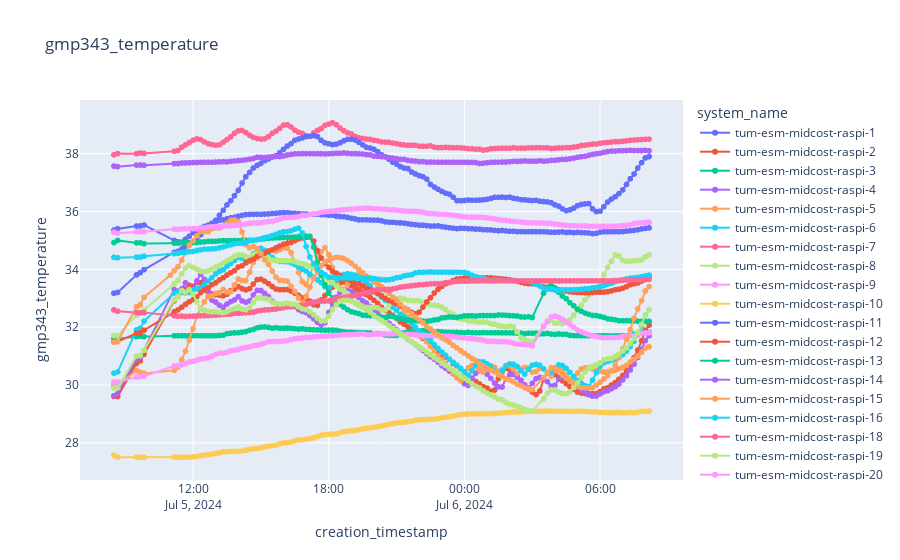

The notebook cell this image was saved under:
### Code cell
plot_sensor_measurement(df,sensor_id,col_name="gmp343_temperature",filter=filter)

### Figure 1 — Plotly figure (JSON) as saved in the notebook; plotly's stock layout.template omitted (floating-point values rounded to 4 significant figures; data arrays with more than 128 entries replaced by an {"elided": "..."} marker saying what was removed)
{"data": [{"hovertemplate": "system_name=tum-esm-midcost-raspi-1<br>creation_timestamp=%{x}<br>gmp343_temperature=%{y}<extra></extra>", "legendgroup": "tum-esm-midcost-raspi-1", "line": {"color": "#636efa", "dash": "solid"}, "marker": {"symbol": "circle"}, "mode": "lines+markers", "name": "tum-esm-midcost-raspi-1", "showlegend": true, "type": "scattergl", "x": {"elided": "132 str values"}, "xaxis": "x", "y": {"elided": "132 float values"}, "yaxis": "y"}, {"hovertemplate": "system_name=tum-esm-midcost-raspi-2<br>creation_timestamp=%{x}<br>gmp343_temperature=%{y}<extra></extra>", "legendgroup": "tum-esm-midcost-raspi-2", "line": {"color": "#EF553B", "dash": "solid"}, "marker": {"symbol": "circle"}, "mode": "lines+markers", "name": "tum-esm-midcost-raspi-2", "showlegend": true, "type": "scattergl", "x": {"elided": "132 str values"}, "xaxis": "x", "y": {"elided": "132 float values"}, "yaxis": "y"}, {"hovertemplate": "system_name=tum-esm-midcost-raspi-3<br>creation_timestamp=%{x}<br>gmp343_temperature=%{y}<extra></extra>", "legendgroup": "tum-esm-midcost-raspi-3", "line": {"color": "#00cc96", "dash": "solid"}, "marker": {"symbol": "circle"}, "mode": "lines+markers", "name": "tum-esm-midcost-raspi-3", "showlegend": true, "type": "scattergl", "x": {"elided": "132 str values"}, "xaxis": "x", "y": {"elided": "132 float values"}, "yaxis": "y"}, {"hovertemplate": "system_name=tum-esm-midcost-raspi-4<br>creation_timestamp=%{x}<br>gmp343_temperature=%{y}<extra></extra>", "legendgroup": "tum-esm-midcost-raspi-4", "line": {"color": "#ab63fa", "dash": "solid"}, "marker": {"symbol": "circle"}, "mode": "lines+markers", "name": "tum-esm-midcost-raspi-4", "showlegend": true, "type": "scattergl", "x": {"elided": "132 str values"}, "xaxis": "x", "y": {"elided": "132 float values"}, "yaxis": "y"}, {"hovertemplate": "system_name=tum-esm-midcost-raspi-5<br>creation_timestamp=%{x}<br>gmp343_temperature=%{y}<extra></extra>", "legendgroup": "tum-esm-midcost-raspi-5", "line": {"color": "#FFA15A", "dash": "solid"}, "marker": {"symbol": "circle"}, "mode": "lines+markers", "name": "tum-esm-midcost-raspi-5", "showlegend": true, "type": "scattergl", "x": {"elided": "132 str values"}, "xaxis": "x", "y": {"elided": "132 float values"}, "yaxis": "y"}, {"hovertemplate": "system_name=tum-esm-midcost-raspi-6<br>creation_timestamp=%{x}<br>gmp343_temperature=%{y}<extra></extra>", "legendgroup": "tum-esm-midcost-raspi-6", "line": {"color": "#19d3f3", "dash": "solid"}, "marker": {"symbol": "circle"}, "mode": "lines+markers", "name": "tum-esm-midcost-raspi-6", "showlegend": true, "type": "scattergl", "x": {"elided": "132 str values"}, "xaxis": "x", "y": {"elided": "132 float values"}, "yaxis": "y"}, {"hovertemplate": "system_name=tum-esm-midcost-raspi-7<br>creation_timestamp=%{x}<br>gmp343_temperature=%{y}<extra></extra>", "legendgroup": "tum-esm-midcost-raspi-7", "line": {"color": "#FF6692", "dash": "solid"}, "marker": {"symbol": "circle"}, "mode": "lines+markers", "name": "tum-esm-midcost-raspi-7", "showlegend": true, "type": "scattergl", "x": {"elided": "132 str values"}, "xaxis": "x", "y": {"elided": "132 float values"}, "yaxis": "y"}, {"hovertemplate": "system_name=tum-esm-midcost-raspi-8<br>creation_timestamp=%{x}<br>gmp343_temperature=%{y}<extra></extra>", "legendgroup": "tum-esm-midcost-raspi-8", "line": {"color": "#B6E880", "dash": "solid"}, "marker": {"symbol": "circle"}, "mode": "lines+markers", "name": "tum-esm-midcost-raspi-8", "showlegend": true, "type": "scattergl", "x": {"elided": "130 str values"}, "xaxis": "x", "y": {"elided": "130 float values"}, "yaxis": "y"}, {"hovertemplate": "system_name=tum-esm-midcost-raspi-9<br>creation_timestamp=%{x}<br>gmp343_temperature=%{y}<extra></extra>", "legendgroup": "tum-esm-midcost-raspi-9", "line": {"color": "#FF97FF", "dash": "solid"}, "marker": {"symbol": "circle"}, "mode": "lines+markers", "name": "tum-esm-midcost-raspi-9", "showlegend": true, "type": "scattergl", "x": {"elided": "130 str values"}, "xaxis": "x", "y": {"elided": "130 float values"}, "yaxis": "y"}, {"hovertemplate": "system_name=tum-esm-midcost-raspi-10<br>creation_timestamp=%{x}<br>gmp343_temperature=%{y}<extra></extra>", "legendgroup": "tum-esm-midcost-raspi-10", "line": {"color": "#FECB52", "dash": "solid"}, "marker": {"symbol": "circle"}, "mode": "lines+markers", "name": "tum-esm-midcost-raspi-10", "showlegend": true, "type": "scattergl", "x": {"elided": "132 str values"}, "xaxis": "x", "y": {"elided": "132 float values"}, "yaxis": "y"}, {"hovertemplate": "system_name=tum-esm-midcost-raspi-11<br>creation_timestamp=%{x}<br>gmp343_temperature=%{y}<extra></extra>", "legendgroup": "tum-esm-midcost-raspi-11", "line": {"color": "#636efa", "dash": "solid"}, "marker": {"symbol": "circle"}, "mode": "lines+markers", "name": "tum-esm-midcost-raspi-11", "showlegend": true, "type": "scattergl", "x": {"elided": "132 str values"}, "xaxis": "x", "y": {"elided": "132 float values"}, "yaxis": "y"}, {"hovertemplate": "system_name=tum-esm-midcost-raspi-12<br>creation_timestamp=%{x}<br>gmp343_temperature=%{y}<extra></extra>", "legendgroup": "tum-esm-midcost-raspi-12", "line": {"color": "#EF553B", "dash": "solid"}, "marker": {"symbol": "circle"}, "mode": "lines+markers", "name": "tum-esm-midcost-raspi-12", "showlegend": true, "type": "scattergl", "x": {"elided": "132 str values"}, "xaxis": "x", "y": {"elided": "132 float values"}, "yaxis": "y"}, {"hovertemplate": "system_name=tum-esm-midcost-raspi-13<br>creation_timestamp=%{x}<br>gmp343_temperature=%{y}<extra></extra>", "legendgroup": "tum-esm-midcost-raspi-13", "line": {"color": "#00cc96", "dash": "solid"}, "marker": {"symbol": "circle"}, "mode": "lines+markers", "name": "tum-esm-midcost-raspi-13", "showlegend": true, "type": "scattergl", "x": {"elided": "130 str values"}, "xaxis": "x", "y": {"elided": "130 float values"}, "yaxis": "y"}, {"hovertemplate": "system_name=tum-esm-midcost-raspi-14<br>creation_timestamp=%{x}<br>gmp343_temperature=%{y}<extra></extra>", "legendgroup": "tum-esm-midcost-raspi-14", "line": {"color": "#ab63fa", "dash": "solid"}, "marker": {"symbol": "circle"}, "mode": "lines+markers", "name": "tum-esm-midcost-raspi-14", "showlegend": true, "type": "scattergl", "x": {"elided": "132 str values"}, "xaxis": "x", "y": {"elided": "132 float values"}, "yaxis": "y"}, {"hovertemplate": "system_name=tum-esm-midcost-raspi-15<br>creation_timestamp=%{x}<br>gmp343_temperature=%{y}<extra></extra>", "legendgroup": "tum-esm-midcost-raspi-15", "line": {"color": "#FFA15A", "dash": "solid"}, "marker": {"symbol": "circle"}, "mode": "lines+markers", "name": "tum-esm-midcost-raspi-15", "showlegend": true, "type": "scattergl", "x": {"elided": "131 str values"}, "xaxis": "x", "y": {"elided": "131 float values"}, "yaxis": "y"}, {"hovertemplate": "system_name=tum-esm-midcost-raspi-16<br>creation_timestamp=%{x}<br>gmp343_temperature=%{y}<extra></extra>", "legendgroup": "tum-esm-midcost-raspi-16", "line": {"color": "#19d3f3", "dash": "solid"}, "marker": {"symbol": "circle"}, "mode": "lines+markers", "name": "tum-esm-midcost-raspi-16", "showlegend": true, "type": "scattergl", "x": {"elided": "132 str values"}, "xaxis": "x", "y": {"elided": "132 float values"}, "yaxis": "y"}, {"hovertemplate": "system_name=tum-esm-midcost-raspi-18<br>creation_timestamp=%{x}<br>gmp343_temperature=%{y}<extra></extra>", "legendgroup": "tum-esm-midcost-raspi-18", "line": {"color": "#FF6692", "dash": "solid"}, "marker": {"symbol": "circle"}, "mode": "lines+markers", "name": "tum-esm-midcost-raspi-18", "showlegend": true, "type": "scattergl", "x": {"elided": "132 str values"}, "xaxis": "x", "y": {"elided": "132 float values"}, "yaxis": "y"}, {"hovertemplate": "system_name=tum-esm-midcost-raspi-19<br>creation_timestamp=%{x}<br>gmp343_temperature=%{y}<extra></extra>", "legendgroup": "tum-esm-midcost-raspi-19", "line": {"color": "#B6E880", "dash": "solid"}, "marker": {"symbol": "circle"}, "mode": "lines+markers", "name": "tum-esm-midcost-raspi-19", "showlegend": true, "type": "scattergl", "x": {"elided": "130 str values"}, "xaxis": "x", "y": {"elided": "130 float values"}, "yaxis": "y"}, {"hovertemplate": "system_name=tum-esm-midcost-raspi-20<br>creation_timestamp=%{x}<br>gmp343_temperature=%{y}<extra></extra>", "legendgroup": "tum-esm-midcost-raspi-20", "line": {"color": "#FF97FF", "dash": "solid"}, "marker": {"symbol": "circle"}, "mode": "lines+markers", "name": "tum-esm-midcost-raspi-20", "showlegend": true, "type": "scattergl", "x": {"elided": "132 str values"}, "xaxis": "x", "y": {"elided": "132 float values"}, "yaxis": "y"}], "layout": {"legend": {"title": {"text": "system_name"}, "tracegroupgap": 0}, "title": {"text": "gmp343_temperature"}, "xaxis": {"anchor": "y", "domain": [0, 1], "title": {"text": "creation_timestamp"}}, "yaxis": {"anchor": "x", "domain": [0, 1], "title": {"text": "gmp343_temperature"}}}}
